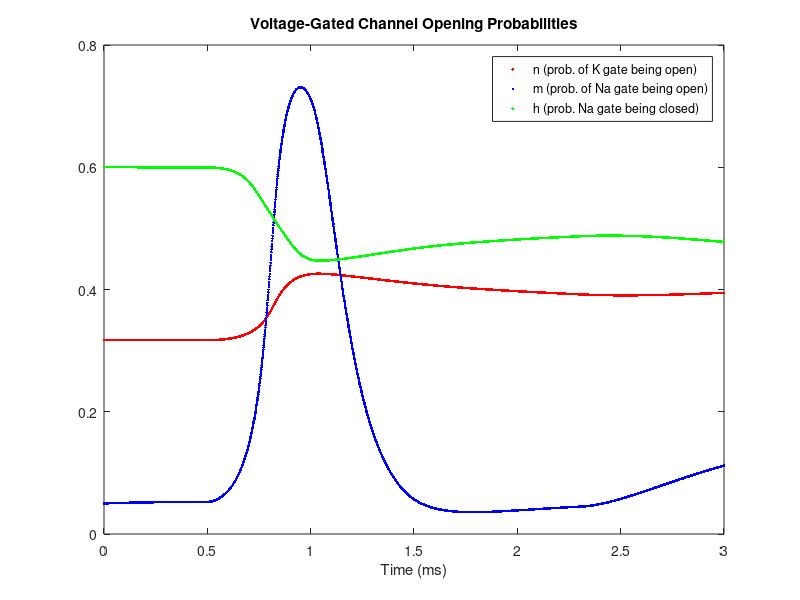
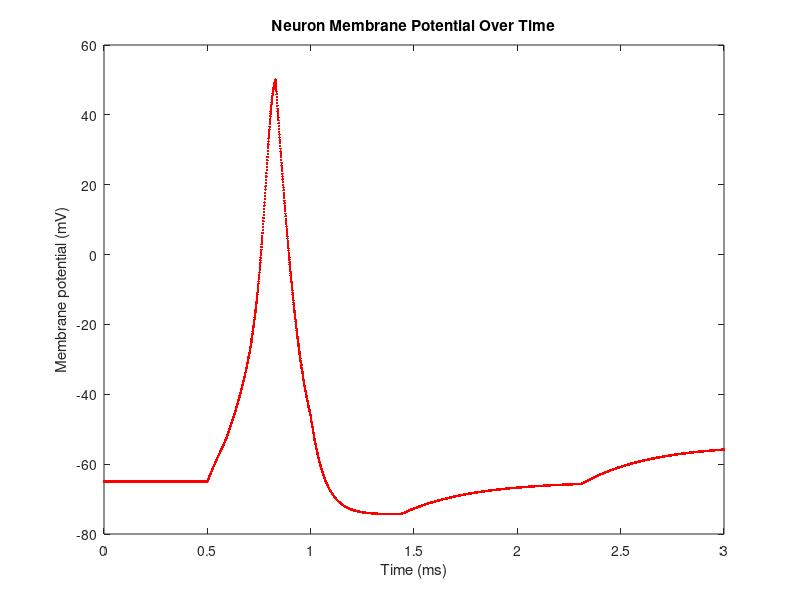

Write the MATLAB code that produced these figures, in order.
%{
Will Heisler and Tait Kline
Computational simulation of neuron action potential 
11/12/2025
%}

%{ 
       REFERENCE DICTIONARY
C             :   capacitance (uF/cm^2)
I             :   applied current (nA)
I_K           :   potassium channel current (nA)
I_L           :   leakage current (nA)
I_L_inital    :   initial leakage current (nA)
I_Na          :   sodium channel current (nA)
I_P           :   Na-K-ATPase pump current (nA)
V             :   action potential (mV)
V_K           :   displacement from K+ eq potential (mV)
conc_K_in     :   K+ concentration inside (mM/L)
conc_K_out    :   K+ concentration outside (mM/L)
V_Na          :   displacement from Na+ eq potential (mV)
conc_Na_in    :   Na+ concentration inside (mM/L)
conc_Na_out   :   Na+ concentration outside (mM/L)
V_L           :   displacement from leakage eq potential (mV)
g_K           :   maximum K conductance (mS/cm^2)
g_Na          :   maximum Na conductance (mS/cm^2)
g_L           :   maximum leakage conductance (mS/cm^2)
n             :   K activation gating (prob. of K gate being open)
m             :   Na activation gating (prob. of Na gate being open)
h             :   Na inactivation gating (prob. of Na gate being closed)
a_n           :   opening rate constant (ms^-1)
a_m           :   opening rate constant (ms^-1)
a_h           :   opening rate constant (ms^-1)
beta_n           :   closing rate constant (ms^-1)
beta_m           :   closing rate constant (ms^-1)
beta_h           :   closing rate constant (ms^-1)
%}

g_K = 36;
g_Na = 120;
g_L = 0.3;
n = 0.317;
m = 0.05;
h = 0.6; 

V = -65;
V_K = -77;
V_Na = 50;
V_L = -54.4;

C = 0.1;
I = 0;
I_K = g_K*n^4*(V - V_K);
I_Na = g_Na*m^3*h*(V - V_Na);
I_L = g_L*(V - V_L);
I_L_inital = g_L*(V - V_L);

%%% Ion Concentrations %%%
conc_K_in = 150; % mM/L
conc_K_out = 5.5; % mM/L

conc_Na_in = 15; % mM/L
conc_Na_out = 160; % mM/L

% Siumlation parameters %
sim_length = 3; % mS
time_step = 0.001;
num_iter = sim_length / time_step;
time_points = zeros(1, num_iter+1);

% Output data storage %
n_predictions = zeros(1, num_iter+1);
m_predictions = zeros(1, num_iter+1);
h_predictions = zeros(1, num_iter+1);
V_predictions = zeros(1, num_iter+1);

% inital values %
n_predictions(1) = n;
m_predictions(1) = m;
h_predictions(1) = h;
V_predictions(1) = V;

% initialize time %
t = 0;

%%% initialize channel logic %%%
% Activation/deactivation thresholds %
Na_activation = -55;
Na_deactivation = 50; 
K_activation = 50;
L_activation = -54.4; % Leakage channel voltage gating
% Channel open/closed booleans %
Na_open = false;
K_open  = false;
L_open = false; 


for iter = 1:num_iter

    % Applied current time logic %
    if t > 0.5 && t < 1.0 % 
        I = 15;
    else 
        I = 0;
    end

    % Opening rate constants %
    a_n = 0.01 * ((V +55)/(1-exp(-(V+55)/10)));
    a_m = 0.1 * ((V + 40)/(1-exp(-(V+40)/10)));
    a_h = 0.07 * exp(-(V+65)/20);
   
    % Closing rate constants % 
    beta_n = 0.125 * exp(-(V+65)/80);
    beta_m = 4 * exp(-(V+65)/18);
    beta_h = 1/(exp(-(V+35)/10)+1);

    % Gate opening probabilities % 
    dn_dt = @(t, a_n, n, beta_n) a_n*(1-n)-(beta_n*n);
    dm_dt = @(t, a_m, m, beta_m) a_m*(1-m)-(beta_m*m);
    dh_dt = @(t, a_h, h, beta_h) a_h*(1-h)-(beta_h*h);

    %%% voltage-gated logic %%%

    % Close K when V reaches minimum value and begins to increase
     if K_open 
        if V_predictions(iter - 1) < V
            K_open = false;
        end
     end
    % Open K when V reaches 49.3
    if V >= K_activation
        K_open = true;
    end
    % Open Na when V exceedes -55
    if V > Na_activation && ~K_open % only if K isn't already open
        Na_open = true;
    end
    % Close Na when V reaches 49.3
    if V >= Na_deactivation
        Na_open = false;
    end
    % Open leakage channel when V <= -54.4
    if V <= L_activation
        L_open = true;
    else
        L_open = false;
    end

    % Na and K channel current calculations %
    if Na_open
        I_Na = g_Na*(m^3)* h*(V - V_Na);
    else
        I_Na = 0;
    end
    conc_Na_out = conc_Na_out + (I_Na*time_step); 
    conc_Na_in = conc_Na_in - (I_Na*time_step);
    
    if K_open
        I_K = g_K * (n^4) * (V - V_K);
    else
        I_K = 0;
    end
    conc_K_out = conc_K_out + (I_K*time_step);
    conc_K_in = conc_K_in - (I_K*time_step);

    %%% Leakage channel current calculation %%%
    if L_open
        I_L = g_L*(V - V_L);  
    else
        I_L = 0;
    end
    conc_K_out = conc_K_out + (I_L*time_step);
    conc_K_in = conc_K_in - (I_L*time_step); 

    %%% ATP-ase pump current calculation %%%
    %Ion concentration-based pump activation %
    if conc_K_out > 0 && conc_Na_in > 0
        I_P = -1 * I_L_inital;
    else
        I_P = 0;
    end
    conc_Na_out = conc_Na_out + (I_P*3*time_step);
    conc_Na_in = conc_Na_in - (I_P*3*time_step);
    conc_K_out = conc_K_out - (2*I_P*time_step);
    conc_K_in = conc_K_in + (2*I_P*time_step);
    
    % Constituative pump activation %
    %{
    I_P = -1 * I_L_inital;
    conc_Na_out = conc_Na_out + (I_P*3*time_step);
    conc_Na_in = conc_Na_in - (I_P*3*time_step);
    conc_K_out = conc_K_out - (2*I_P*time_step);
    conc_K_in = conc_K_in + (2*I_P*time_step);
    %}
    
    %%% Membrane potential diff. eq. %%%
    dV_dt = @(t, I, I_K, I_Na, I_L, I_P, C) (I - I_K - I_Na - I_L - I_P)/C;

    %%% RK4 Calculations %%%

    % RK4 Step 1
    dn1 = dn_dt(t, a_n, n, beta_n) * time_step;
    dm1 = dm_dt(t, a_m, m, beta_m) * time_step;
    dh1 = dh_dt(t, a_h, h, beta_h) * time_step;
    dV1 = dV_dt(t, I, I_K, I_Na, I_L, I_P, C) * time_step;
    
    % RK4 Step 2
    dn2 = dn_dt(t + 0.5*time_step, a_n, n + 0.5*dn1, beta_n) * time_step;
    dm2 = dm_dt(t + 0.5*time_step, a_m, m + 0.5*dm1, beta_m) * time_step;
    dh2 = dh_dt(t + 0.5*time_step, a_h, h + 0.5*dh1, beta_h) * time_step;
    dV2 = dV_dt(t + 0.5*time_step, I, I_K, I_Na, I_L, I_P, C) * time_step;

    % RK4 Step 3
    dn3 = dn_dt(t + 0.5*time_step, a_n, n + 0.5*dn2, beta_n) * time_step;
    dm3 = dm_dt(t + 0.5*time_step, a_m, m + 0.5*dm2, beta_m) * time_step;
    dh3 = dh_dt(t + 0.5*time_step, a_h, h + 0.5*dh2, beta_h) * time_step;
    dV3 = dV_dt(t + 0.5*time_step, I, I_K, I_Na, I_L, I_P, C) * time_step;
    
    % RK4 Step 4
    dn4 = dn_dt(t + time_step, a_n, n + dn3, beta_n) * time_step;
    dm4 = dm_dt(t + time_step, a_m, m + dm3, beta_m) * time_step;
    dh4 = dh_dt(t + time_step, a_h, h + dh3, beta_h) * time_step;
    dV4 = dV_dt(t + time_step, I, I_K, I_Na, I_L, I_P, C) * time_step;
    
    % Change in variable 
    delta_n = (1/6) * (dn1 + 2*dn2 + 2*dn3 + dn4);
    delta_m = (1/6) * (dm1 + 2*dm2 + 2*dm3 + dm4);
    delta_h = (1/6) * (dh1 + 2*dh2 + 2*dh3 + dh4);
    delta_V = (1/6) * (dV1 + 2*dV2 + 2*dV3 + dV4);

    % Update variables
    n = n + delta_n;
    m = m + delta_m;
    h = h + delta_h;
    V = V + delta_V;

    % Update time
    t = t + time_step;

    % Store predicted values
    time_points(iter+1) = iter * time_step; 
    n_predictions(iter+1) = n;
    m_predictions(iter+1) = m;
    h_predictions(iter+1) = h;
    V_predictions(iter+1) = V;

    %%% Concentration sampling %%%
    %{
    if abs(t- 0.001) < 0.0001
        fprintf('K_in: %.3f, K_out: %.3f, Na_in: %.3f, Na_out: %.3f\n', ...
        conc_K_in, conc_K_out, conc_Na_in, conc_Na_out);  
    end 

    if abs(t - 0.4) < 0.0001
        fprintf('K_in: %.3f, K_out: %.3f, Na_in: %.3f, Na_out: %.3f\n', ...
        conc_K_in, conc_K_out, conc_Na_in, conc_Na_out);
    end

    if abs(t - 0.6) < 0.0001
        fprintf('K_in: %.3f, K_out: %.3f, Na_in: %.3f, Na_out: %.3f\n', ...
        conc_K_in, conc_K_out, conc_Na_in, conc_Na_out);
    end

    if abs(t - 0.8) < 0.0001
        fprintf('K_in: %.3f, K_out: %.3f, Na_in: %.3f, Na_out: %.3f\n', ...
        conc_K_in, conc_K_out, conc_Na_in, conc_Na_out);
    end

    if abs(t - 1.0) < 0.0001
        fprintf('K_in: %.3f, K_out: %.3f, Na_in: %.3f, Na_out: %.3f\n', ...
        conc_K_in, conc_K_out, conc_Na_in, conc_Na_out);
    end

    if abs(t - 2.63) < 0.0001
        fprintf('K_in: %.3f, K_out: %.3f, Na_in: %.3f, Na_out: %.3f\n', ...
        conc_K_in, conc_K_out, conc_Na_in, conc_Na_out);
    end
    %}

end
    %%% Figures %%%
    
    % Gate opening probability plot %
    figure;
    plot(time_points, n_predictions,'r.' , 'LineWidth',1.5)
    hold on
    plot(time_points, m_predictions,'b.' , 'LineWidth',1.5)
    hold on 
    plot(time_points, h_predictions,'g.' , 'LineWidth',1.5)
    legend({'n (prob. of K gate being open)', 'm (prob. of Na gate being open)',...
        'h (prob. Na gate being closed)'}, 'Location', 'best');
    title('Voltage-Gated Channel Opening Probabilities')
    xlabel('Time (ms)')

    % Membrane potential plot % 
    figure
    plot(time_points, V_predictions,'r.' , 'LineWidth',1.5)
    title('Neuron Membrane Potential Over Time')
    ylabel('Membrane potential (mV)')

    xlabel('Time (ms)')
